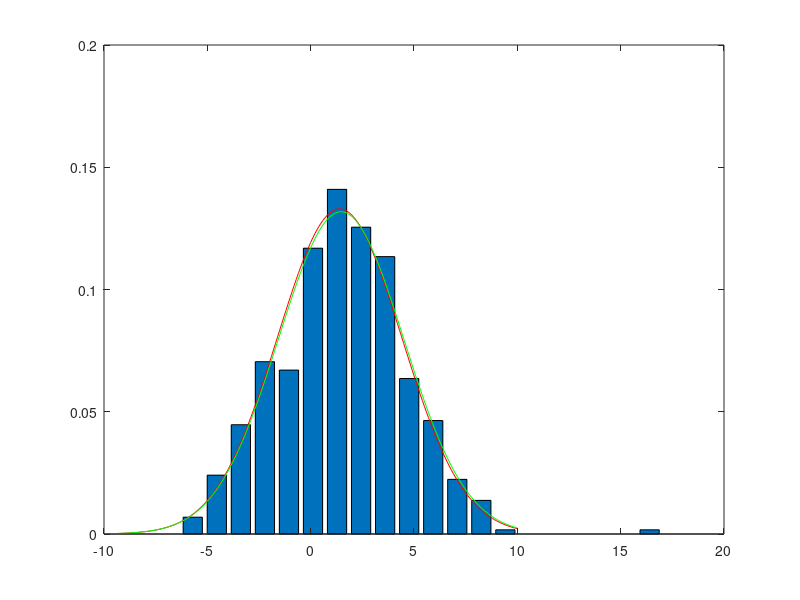
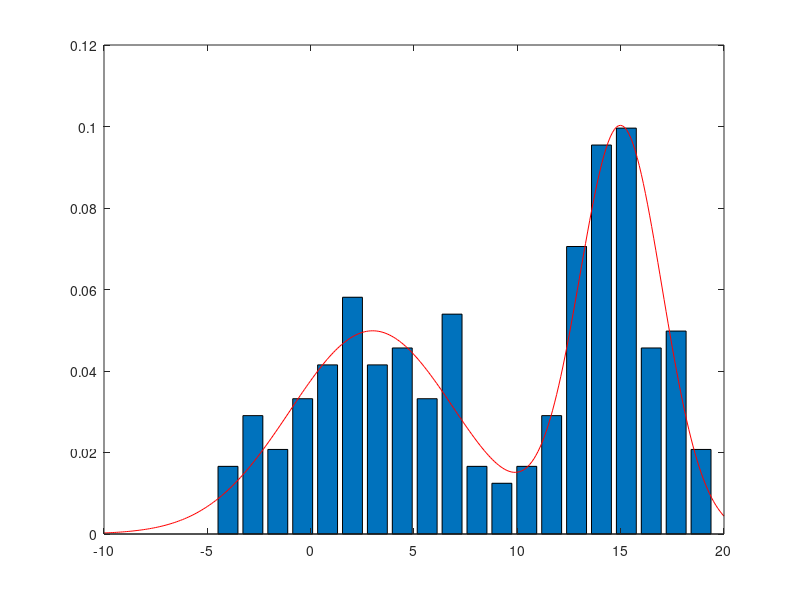

Write MATLAB code to recreate these figures, in order. (Note: this script raises an error after producing the figures.)
gaussData = @(mean,sigma,n) (sigma .* randn(1,n)) + mean;
%% 1
data = [gaussData(1.4,3, 500)];
[nn,xx]  = hist(data,20);
nn = nn./sum(nn);
nn = nn./(xx(2)-xx(1));
figure;
bar(xx,nn);
hold on; plot(-10:.1:10,normpdf(-10:.1:10, 1.4,3),'r'); hold off;
hold on; plot(-10:.1:10,normpdf(-10:.1:10, mean(data),std(data)),'g'); hold off;

%% 2
nA = 100; muA = 3; sigmaA = 4;
nB = 100; muB = 15; sigmaB = 2;
data = [gaussData(muA, sigmaA, nA),gaussData(muB, sigmaB, nB)];
PA = nA/(nA+nB);
PB = nA/(nA+nB);
[nn,xx]  = hist(data,20);
nn = nn./(sum(nn).*(xx(2)-xx(1)));
figure;
bar(xx,nn);
yy = PA.*normpdf( -10:.1:20,muA,sigmaA)+PB.*normpdf( -10:.1:20,muB,sigmaB);
hold on; plot(-10:.1:20,yy,'r'); hold off;
[Mean,Std,PG] = em(data',2);
xx = -10:.1:20;
yy = PG(1).*normpdf(xx,Mean(1),Std(1)) + PG(2).*normpdf(xx,Mean(2),Std(2));
hold on; plot(xx,yy,'g'); hold off;

%% 3
nA = 100; muA = 3; sigmaA = 4;
nB = 100; muB = 15; sigmaB = 2;
data = [gaussData(muA, sigmaA, nA),gaussData(muB, sigmaB, nB)];
PA = nA/(nA+nB);
PB = nA/(nA+nB);
p = [.1; .2; .5; 1];
labels = [repmat([1], 4, nA), repmat([2], 4, nB) ];
labels(rand(4,nA+nB)>repmat(p,1,nA+nB)) = 0;
for i = 1:3,
    [nn,xx]  = hist(data,20);
    nn = nn./(sum(nn).*(xx(2)-xx(1)));
    figure;
    bar(xx,nn);
    xx = -10:.1:20;
    yy = PA.*normpdf(xx,muA,sigmaA)+PB.*normpdf(xx,muB,sigmaB);
    hold on; plot(xx,yy,'r'); hold off;
    [Mean,Std,PG] = em(data',2,labels(i,:));
    yy = PG(1).*normpdf(xx,Mean(1),Std(1))+PG(2).*normpdf( xx,Mean(2),Std(2));
    hold on; plot(xx,yy,'g'); hold off;
    P = [];
    P(1) = sum(data(labels(i,:)==1)) ./ sum(data(labels(i,:)>0));
    P(2) = sum(data(labels(i,:)==2)) ./ sum(data(labels(i,:)>0));
    mu = [ mean(data(labels(i,:)==1)), mean(data(labels(i,:)==2)) ];
    sigma = [ std(data(labels(i,:)==1)), std(data(labels(i,:)==2)) ];
    
    yy = P(1).*normpdf(xx,mu(1),sigma(1))+P(2).*normpdf( xx,mu(2),sigma(2));
    hold on; plot(xx,yy,'c'); hold off;
    title(['Semi-supervised, ',num2str(p(i))]);
    p(i)
    errorNaive =  sum(classify(data, mu, sigma, P)~=labels(4,:))/(nA+nB)
    errorEm =  sum((classify(data, Mean, Std, PG)~=labels(4,:)))/(nA+nB)
    
end

